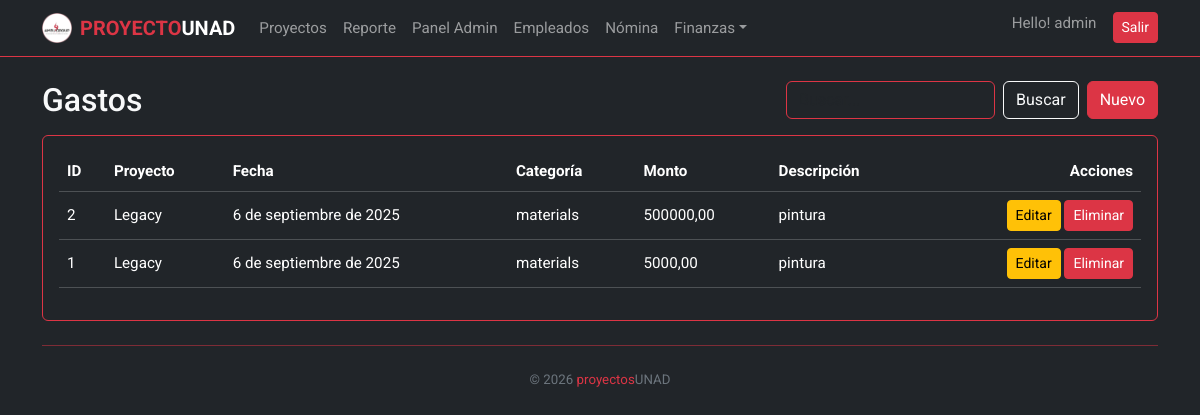
/backoffice/expenses/ (signed in), run on the app's committed database.
### attendance/models.py (models this page shows, shortened)
class ProjectExpense(models.Model):
    CATEGORY = [
        ("materials", "Materiales"),
        ("transport", "Transporte"),
        ("meals", "Comida"),
        ("tools", "Herramientas"),
        ("other", "Otros"),
    ]
    project = models.ForeignKey(Project, on_delete=models.CASCADE, related_name="expenses")
    date = models.DateField()
    category = models.CharField(max_length=20, choices=CATEGORY, default="other")
    amount = models.DecimalField(
        max_digits=12, decimal_places=2,
        validators=[MinValueValidator(Decimal("0.00"))]
    )
    description = models.CharField(max_length=200, blank=True)
    created_by = models.ForeignKey(settings.AUTH_USER_MODEL, on_delete=models.PROTECT)
    class Meta:
        ordering = ["-date", "-id"]

class Project(models.Model):
    name = models.CharField("Proyecto", max_length=120, unique=True)
    slug = models.SlugField(max_length=140, unique=True, blank=True)
    supervisors = models.ManyToManyField(User, related_name="supervised_projects", blank=True)
    employees = models.ManyToManyField("Employee", related_name="projects", blank=True)
    contract_value = models.DecimalField(
        "Valor del contrato (USD)",
        max_digits=12, decimal_places=2,
        default=Decimal("0.00"),
        validators=[MinValueValidator(Decimal("0.00"))],
    )
    qr_secret = models.CharField(max_length=64, default=secrets.token_urlsafe, editable=False)
    class Meta:
        ordering = ["name"]
    def __str__(self):
        return self.name

### attendance/backoffice_views.py (the view)
# urls.py: path("backoffice/expenses/", bo.bo_expense_list, name="bo_expense_list"),
@login_required
@user_passes_test(is_admin_user)
def bo_expense_list(request):
    return backoffice_list(
        request,
        model=ProjectExpense,
        template_name="backoffice/expense_list.html",
        search_fields=["project__name", "description", "category"],
        extra_context={"title": "Gastos"},
    )

### attendance/backoffice_views.py (called while the page is built)
def is_admin_user(user):
    return user.is_authenticated and (user.is_superuser or user.is_staff)

def backoffice_list(
    request,
    model,
    template_name,
    context_name="items",
    search_fields=None,
    extra_context=None,
):
    qs = model.objects.all().order_by("-id")
    q = request.GET.get("q", "").strip()
    if q and search_fields:
        query = Q()
        for field in search_fields:
            query |= Q(**{f"{field}__icontains": q})
        qs = qs.filter(query)
    context = {
        context_name: qs,
        "q": q,
    }
    if extra_context:
        context.update(extra_context)
    return render(request, template_name, context)

### attendance/templates/backoffice/expense_list.html (shortened to what this page needs)
{% extends "attendance/base.html" %}
{% block content %}
{% include "backoffice/partials/header.html" with title="Gastos" new_url="bo_expense_create" %}
<div class="card bg-dark border-danger">
  <div class="card-body">
    <div class="table-responsive">
      <table class="table table-dark table-hover align-middle">
        <thead>
          <tr>
            <th>ID</th>
            <th>Proyecto</th>
            <th>Fecha</th>
            <th>Categoría</th>
            <th>Monto</th>
            <th>Descripción</th>
            <th class="text-end">Acciones</th>
          </tr>
        </thead>
        <tbody>
          {% for item in items %}
          <tr>
            <td>{{ item.id }}</td>
            <td>{{ item.project }}</td>
            <td>{{ item.date }}</td>
            <td>{{ item.category }}</td>
            <td>{{ item.amount }}</td>
            <td>{{ item.description }}</td>
            <td class="text-end">
              <a href="{% url 'bo_expense_edit' item.id %}" class="btn btn-sm btn-warning">Editar</a>
              <a href="{% url 'bo_expense_delete' item.id %}" class="btn btn-sm btn-danger">Eliminar</a>
            </td>
          </tr>
          {% empty %}
          <tr><td colspan="7" class="text-center">No hay registros.</td></tr>
          {% endfor %}
        </tbody>
      </table>
    </div>
  </div>
</div>
{% endblock %}

### attendance/templates/attendance/base.html (shortened to what this page needs)
<!doctype html>
<html lang="es">
<head>
  {% load static %}
  <link href="https://cdn.jsdelivr.net/npm/bootstrap@5.3.3/dist/css/bootstrap.min.css" rel="stylesheet">
</head>
<body class="bg-dark text-light">
{% if not kiosk %}
<nav class="navbar navbar-expand-lg navbar-dark bg-dark border-bottom border-danger mb-4">
  <div class="container">
    <a class="navbar-brand fw-bold d-flex align-items-center" href="{% url 'dashboard' %}">
      <img src="{% static 'img/LOGO_PERFIL_AMBU_GROUP.png' %}" alt="AmbuGroup" class="logo-rotating">
      <span><span class="text-danger">PROYECTO</span>UNAD</span>
    </a>
    <div class="collapse navbar-collapse" id="mainNav">
      <ul class="navbar-nav me-auto mb-2 mb-lg-0">
        <li class="nav-item"><a class="nav-link" href="{% url 'dashboard' %}">Proyectos</a></li>
        <li class="nav-item"><a class="nav-link" href="{% url 'report' %}">Reporte</a></li>
        {% if request.user.is_authenticated and request.user.is_superuser %}
          <li class="nav-item"><a class="nav-link" href="{% url 'backoffice' %}">Panel Admin</a></li>
          <li class="nav-item"><a class="nav-link" href="{% url 'employee_list' %}">Empleados</a></li>
          <li class="nav-item"><a class="nav-link" href="{% url 'payroll_list' %}">Nómina</a></li>
          <li class="nav-item dropdown">
            <a class="nav-link dropdown-toggle" href="#" data-bs-toggle="dropdown" role="button">Finanzas</a>
          </li>
        {% endif %}
      </ul>
      <ul class="navbar-nav ms-auto">
        {% if request.user.is_authenticated %}
          <li class="nav-item">
            <span class="navbar-text me-3">Hello! {{ request.user.get_username }}</span>
          </li>
          <li class="nav-item">
            <form method="post" action="{% url 'logout' %}" class="d-inline">
              <button type="submit" class="btn btn-sm btn-danger">Salir</button>
            </form>
          </li>
        {% else %}
          <li class="nav-item">
            <a class="btn btn-sm btn-danger" href="{% url 'login' %}">Ingresar</a>
          </li>
        {% endif %}
      </ul>
    </div>
  </div>
</nav>
{% endif %}
<div class="container">
  {% block content %}{% endblock %}
  {% if not kiosk %}
    <hr class="border-danger opacity-50 my-4">
    <footer class="pb-3 text-center text-secondary small">
      © {{ now|default:2026}} <span class="text-danger">proyectos</span>UNAD
    </footer>
  {% endif %}
</div>
</body>
</html>

### attendance/templates/attendance/base.html (style rules this page uses)
:root { --bs-body-font-family: 'Roboto', sans-serif; --bs-body-font-size: 0.95rem; --bs-body-font-weight: 400; --bs-body-line-height: 1.5; }
body { font-family: var(--bs-body-font-family) !important; font-size: var(--bs-body-font-size) !important; font-weight: var(--bs-body-font-weight) !important; line-height: var(--bs-body-line-height) !important; }
.logo-rotating { width: 30px; height: 30px; margin-right: 8px; animation: spin 5s linear infinite; transform-style: preserve-3d; }

### data on the page
ProjectExpense: id "2", project "Legacy", date "6 de septiembre de 2025", category "materials", amount "500000,00", description "pintura"
ProjectExpense: id "1", project "Legacy", date "6 de septiembre de 2025", category "materials", amount "5000,00", description "pintura"

### other printed values
{{ request.user.get_username }} "admin"
{{ title }} "Gastos"
{{ now|default:2026 }} "2026"
